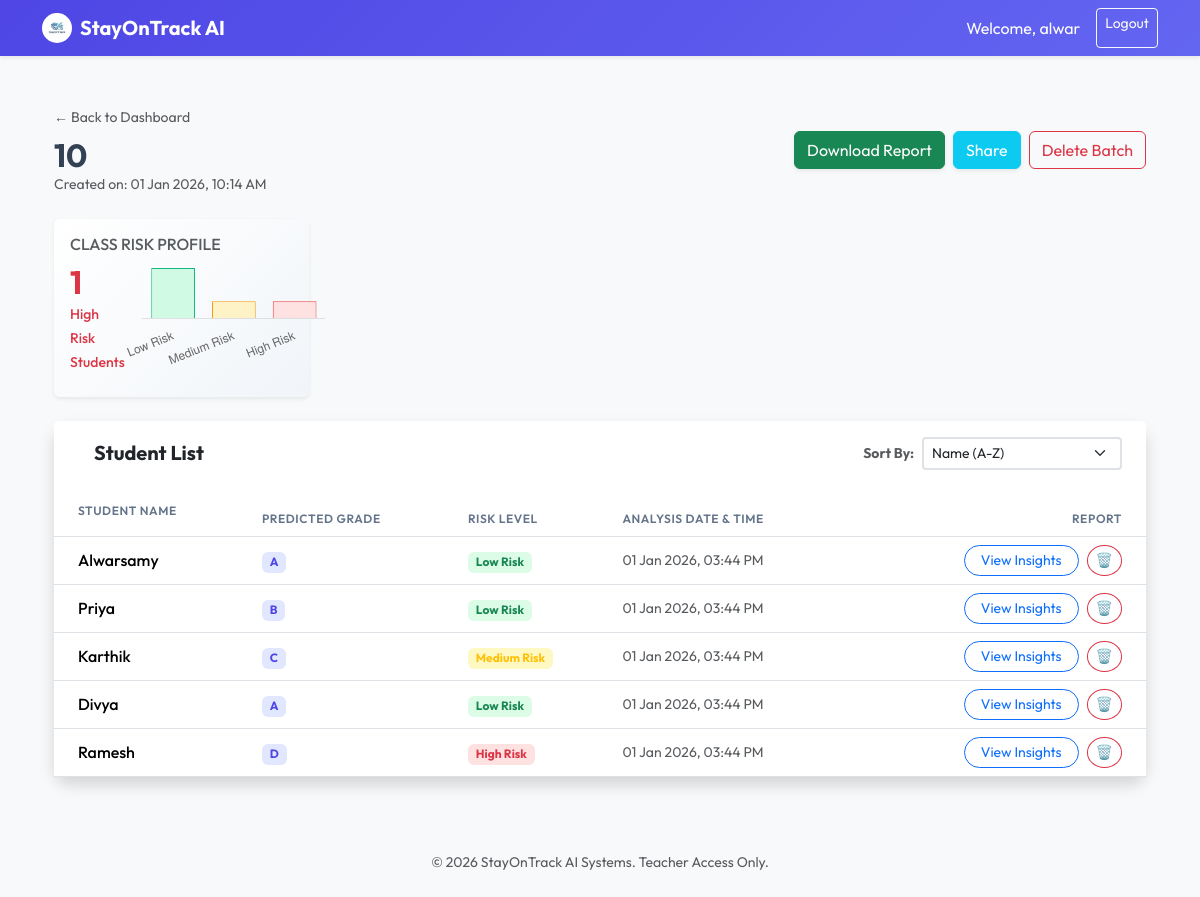
Screenshot of /batch/1 (signed in) with the database file from the repository.
### database.py (models this page shows)
class User(db.Model, UserMixin):
    id = db.Column(db.Integer, primary_key=True)
    username = db.Column(db.String(150), unique=True, nullable=False)
    password = db.Column(db.String(150), nullable=False)

class Batch(db.Model):
    id = db.Column(db.Integer, primary_key=True)
    name = db.Column(db.String(100), nullable=False)
    created_at = db.Column(db.DateTime, default=datetime.utcnow)
    user_id = db.Column(db.Integer, db.ForeignKey('user.id'), nullable=True) # Check logic for user relation later if strict
    students = db.relationship('Student', backref='batch', cascade="all, delete-orphan", lazy=True)

class Student(db.Model):
    id = db.Column(db.Integer, primary_key=True)
    batch_id = db.Column(db.Integer, db.ForeignKey('batch.id'), nullable=True) # Nullable for compatibility
    name = db.Column(db.String(100), nullable=False)
    study_hours = db.Column(db.Float, nullable=False)
    assignment_score = db.Column(db.Float, nullable=False)
    attendance = db.Column(db.Float, nullable=False)
    test1 = db.Column(db.Float, nullable=False)
    test2 = db.Column(db.Float, nullable=False)
    final_exam = db.Column(db.Float, nullable=False)
    project_score = db.Column(db.Float, nullable=False)
    participation = db.Column(db.Float, nullable=True)
    sleep_hours = db.Column(db.Float, nullable=True)
    internet_usage_hours = db.Column(db.Float, nullable=True)
    stress_level = db.Column(db.Integer, nullable=True)
    report = db.relationship('Report', backref='student', uselist=False, cascade="all, delete-orphan")

class Report(db.Model):
    id = db.Column(db.Integer, primary_key=True)
    student_id = db.Column(db.Integer, db.ForeignKey('student.id'), unique=True, nullable=False)
    predicted_grade = db.Column(db.String(5), nullable=False)
    dropout_risk = db.Column(db.String(20), nullable=False)
    recommendation = db.Column(db.Text, nullable=False)
    generated_at = db.Column(db.DateTime, default=datetime.utcnow)

### app.py (the view)
@app.route("/batch/<int:batch_id>")
@login_required
def batch_detail(batch_id):
    batch = Batch.query.get_or_404(batch_id)
    if batch.user_id != current_user.id:
         flash("Unauthorized access.", "danger")
         return redirect(url_for('dashboard'))
    risk_counts = {'Low Risk': 0, 'Medium Risk': 0, 'High Risk': 0}
    for student in batch.students:
        if student.report:
             r = student.report.dropout_risk
             risk_counts[r] = risk_counts.get(r, 0) + 1
    return render_template("batch_detail.html", batch=batch, risk_counts=risk_counts)

### app.py (called while the page is built)
@login_manager.user_loader
def load_user(user_id):
    return User.query.get(int(user_id))

### templates/batch_detail.html (shortened to what this page needs)
{% extends "base.html" %}
{% block content %}
<div class="container-fluid py-4">
    <div class="d-flex align-items-center justify-content-between mb-4">
        <div>
            <a href="{{ url_for('dashboard') }}" class="text-decoration-none text-muted small mb-2 d-inline-block">←
                Back to Dashboard</a>
            <h2 class="fw-bold mb-0">{{ batch.name }}</h2>
            <p class="text-muted mb-0 small">Created on: {{ batch.created_at.strftime('%d %b %Y, %I:%M %p') }}</p>
        </div>
        <div class="d-flex gap-2">
            <a href="{{ url_for('download_batch_csv', batch_id=batch.id) }}"
                class="btn btn-success text-white shadow-sm">
                 Download Report
            </a>
            <a href="mailto:?subject=Student Report - {{ batch.name }}&body=Report Summary for {{ batch.name }}:%0D%0A%0D%0AHigh Risk: {{ risk_counts.get('High Risk', 0) }}%0D%0AMedium Risk: {{ risk_counts.get('Medium Risk', 0) }}%0D%0ALow Risk: {{ risk_counts.get('Low Risk', 0) }}%0D%0A%0D%0APlease attach the downloaded CSV report to this email for full details."
                class="btn btn-info text-white shadow-sm">
                 Share
            </a>
            <form action="{{ url_for('delete_batch', batch_id=batch.id) }}" method="POST"
                onsubmit="return confirm('Delete entire report batch? This cannot be undone.');">
                <button type="submit" class="btn btn-outline-danger">Delete Batch</button>
            </form>
        </div>
    </div>
    <div class="row mb-4">
        <div class="col-md-3">
            <div class="card border-0 shadow-sm p-3 mb-2 bg-gradient-voice h-100">
                <h6 class="text-muted text-uppercase mb-2">Class Risk Profile</h6>
                <div class="d-flex justify-content-between align-items-center">
                    <div>
                        <h2 class="fw-bold text-danger mb-0">{{ risk_counts.get('High Risk', 0) }}</h2>
                        <small class="text-danger fw-medium">High Risk Students</small>
                    </div>
                    <div style="width: 200px; height: 100px;">
                        <canvas id="miniRiskChart"></canvas>
                    </div>
                </div>
            </div>
        </div>
    </div>
    <div class="card shadow border-0 rounded-4">
        <div class="card-header bg-white border-bottom-0 py-3 d-flex justify-content-between align-items-center pe-4">
            <h5 class="mb-0 fw-bold ps-4">Student List</h5>
            <div class="d-flex align-items-center">
                <span class="me-2 text-muted small fw-bold">Sort By:</span>
                <select class="form-select form-select-sm border-2" id="sortSelect" onchange="sortStudents()"
                    style="width: 200px;">
                    <option value="name">Name (A-Z)</option>
                </select>
            </div>
        </div>
        <div class="card-body p-0">
            <div class="table-responsive">
                <table class="table table-hover align-middle mb-0">
                    <thead class="bg-light">
                        <tr>
                            <th class="ps-4 py-3">Student Name</th>
                            <th>Predicted Grade</th>
                            <th>Risk Level</th>
                            <th>Analysis Date & Time</th>
                            <th class="text-end pe-4">Report</th>
                        </tr>
                    </thead>
                    <tbody>
                        {% for student in batch.students %}
                        <tr>
                            <td class="ps-4 fw-medium">{{ student.name }}</td>
                            <td>
                                {% if student.report %}
                                <span class="badge bg-soft-primary text-primary">{{ student.report.predicted_grade
                                    }}</span>
                                {% else %}
                                <span class="text-muted">-</span>
                                {% endif %}
                            </td>
                            <td>
                                {% if student.report %}
                                {% if student.report.dropout_risk == 'High Risk' %}
                                <span class="badge bg-soft-danger text-danger">High Risk</span>
                                {% elif student.report.dropout_risk == 'Medium Risk' %}
                                <span class="badge bg-soft-warning text-warning">Medium Risk</span>
                                {% else %}
                                <span class="badge bg-soft-success text-success">Low Risk</span>
                                {% endif %}
                                {% else %}
                                <span class="text-muted">Pending</span>
                                {% endif %}
                            </td>
                            <td class="text-muted small">
                                {% if student.report %}
                                {{ student.report.generated_at.strftime('%d %b %Y, %I:%M %p') }}
                                {% endif %}
                            </td>
                            <td class="text-end pe-4">
                                <div class="d-flex justify-content-end gap-2">
                                    <a href="{{ url_for('student_detail', student_id=student.id) }}"
                                        class="btn btn-sm btn-outline-primary rounded-pill px-3">View Insights</a>
                                    <form action="{{ url_for('delete_student', student_id=student.id) }}" method="POST"
                                        onsubmit="return confirm('Are you sure you want to delete this record?');">
                                        <button type="submit" class="btn btn-sm btn-outline-danger rounded-circle"
                                            title="Delete Record">
                                            🗑️
                                        </button>
                                    </form>
                                </div>
                            </td>
                        </tr>
                        {% endfor %}
                    </tbody>
                </table>
            </div>
        </div>
    </div>
</div>
</div>
<script>
    // Simple bar chart for distribution
    const ctx = document.getElementById('miniRiskChart');
    if (ctx) {
        new Chart(ctx, {
            type: 'bar',
            data: {
                labels: ['Low Risk', 'Medium Risk', 'High Risk'],
                datasets: [{
                    label: 'Risk Distribution',
                    data: [
                        {{ risk_counts.get('Low Risk', 0) }},
                {{ risk_counts.get('Medium Risk', 0) }},
                        {{ risk_counts.get('High Risk', 0) }}
                    ],
    backgroundColor: ['#d1fae5', '#fef3c7', '#fee2e2'],
        borderColor: ['#10b981', '#f59e0b', '#ef4444'],
            borderWidth: 1
                }]
            },
    options: {
        responsive: true,
            maintainAspectRatio: false,
                plugins: { legend: { display: false } },
        scales: { y: { display: false }, x: { grid: { display: false } } }
    }
        });
    }
    // Sorting Logic
    function sortStudents() {
        const tbody = document.querySelector('table tbody');
        const rows = Array.from(tbody.rows);
        const criterion = document.getElementById('sortSelect').value;
        const gradeWeight = { 'A+': 100, 'A': 90, 'B+': 85, 'B': 80, 'C': 70, 'D': 60, 'F': 50, '-': 0 };
        const riskWeight = { 'High Risk': 3, 'Medium Risk': 2, 'Low Risk': 1, 'Pending': 0 };
        rows.sort((a, b) => {
            let valA, valB;
            if (criterion === 'name') {
                valA = a.cells[0].innerText.trim().toLowerCase();
                valB = b.cells[0].innerText.trim().toLowerCase();
                return valA.localeCompare(valB);
            }
            if (criterion.startsWith('grade')) {
                valA = gradeWeight[a.cells[1].innerText.trim()] || 0;
                valB = gradeWeight[b.cells[1].innerText.trim()] || 0;
                return criterion === 'grade_high' ? valB - valA : valA - valB;
            }
            if (criterion === 'risk') {
                valA = riskWeight[a.cells[2].innerText.trim()] || 0;
                valB = riskWeight[b.cells[2].innerText.trim()] || 0;
                return valB - valA;
            }
            return 0;
        });
        rows.forEach(row => tbody.appendChild(row));
    }
</script>
{% endblock %}

### templates/base.html (shortened to what this page needs)
<!DOCTYPE html>
<html lang="en">
<head>
    <link href="https://cdn.jsdelivr.net/npm/bootstrap@5.3.3/dist/css/bootstrap.min.css" rel="stylesheet">
    <link rel="stylesheet" href="{{ url_for('static', filename='css/style.css') }}">
</head>
<body class="bg-light">
    <nav class="navbar navbar-expand-lg navbar-dark bg-primary-gradient shadow-sm">
        <div class="container">
            <a class="navbar-brand fw-bold d-flex align-items-center gap-2" href="#" data-bs-toggle="modal"
                data-bs-target="#logoModal">
                <img src="{{ url_for('static', filename='logo.png') }}" alt="StayOnTrack Logo" width="30" height="30"
                    class="d-inline-block align-text-top rounded-circle bg-white p-1 hover-zoom">
                StayOnTrack AI
            </a>
            {% if current_user.is_authenticated %}
            <div class="d-flex">
                <span class="navbar-text text-white me-3">Welcome, {{ current_user.username }}</span>
                <a href="{{ url_for('logout') }}" class="btn btn-sm btn-outline-light">Logout</a>
            </div>
            {% endif %}
        </div>
    </nav>
    <div class="container py-4">
        {% block content %}{% endblock %}
    <footer class="text-center text-muted py-4 mt-auto">
        <small>© 2026 StayOnTrack AI Systems. Teacher Access Only.</small>
    </footer>
</body>
</html>

### static/css/style.css (style rules this page uses)
:root { --primary-color: #4f46e5; --primary-hover: #4338ca; }
html { font-size: 16px; }
body { font-family: 'Outfit', sans-serif; color: #334155; background-color: #1e1e2f; min-height: 100vh; display: flex; flex-direction: column; }
.bg-primary-gradient { background: linear-gradient(135deg, #4f46e5 0%, #6366f1 100%); }
.text-primary { color: var(--primary-color) !important; }
.bg-soft-primary { background-color: #e0e7ff; color: #4338ca; }
.bg-soft-success { background-color: #dcfce7; color: #15803d; }
.bg-soft-warning { background-color: #fef9c3; color: #a16207; }
.bg-soft-danger { background-color: #fee2e2; color: #b91c1c; }
.bg-gradient-voice { background: linear-gradient(135deg, #ffffff 0%, #f1f5f9 100%); }
.card { transition: transform 0.2s ease-in-out; }
.table thead th { font-weight: 600; text-transform: uppercase; font-size: 0.75rem; letter-spacing: 0.05em; color: #64748b; border-bottom-width: 1px; }
.hover-zoom { transition: transform 0.3s ease; cursor: zoom-in; }

### rows the page displays
User: username "alwar"
Batch: name "10", created_at "01 Jan 2026, 10:14 AM"
Student: name "Alwarsamy", report.predicted_grade "A", shows "Low Risk", report.generated_at "01 Jan 2026, 03:44 PM"
Student: name "Priya", report.predicted_grade "B", shows "Low Risk", report.generated_at "01 Jan 2026, 03:44 PM"
Student: name "Karthik", report.predicted_grade "C", shows "Medium Risk", report.generated_at "01 Jan 2026, 03:44 PM"
Student: name "Divya", report.predicted_grade "A", shows "Low Risk", report.generated_at "01 Jan 2026, 03:44 PM"
Student: name "Ramesh", report.predicted_grade "D", shows "High Risk", report.generated_at "01 Jan 2026, 03:44 PM"

### other values shown
{{ risk_counts.get('High Risk', 0) }} "1"
